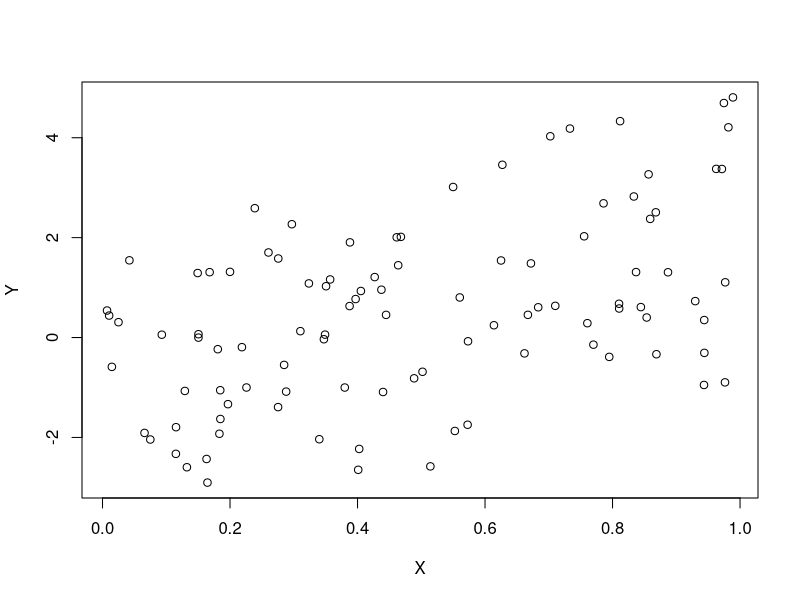
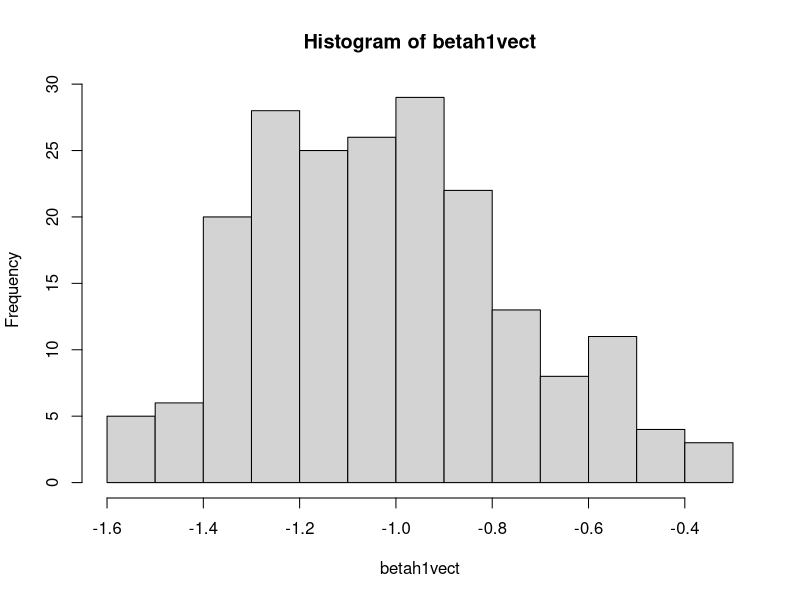
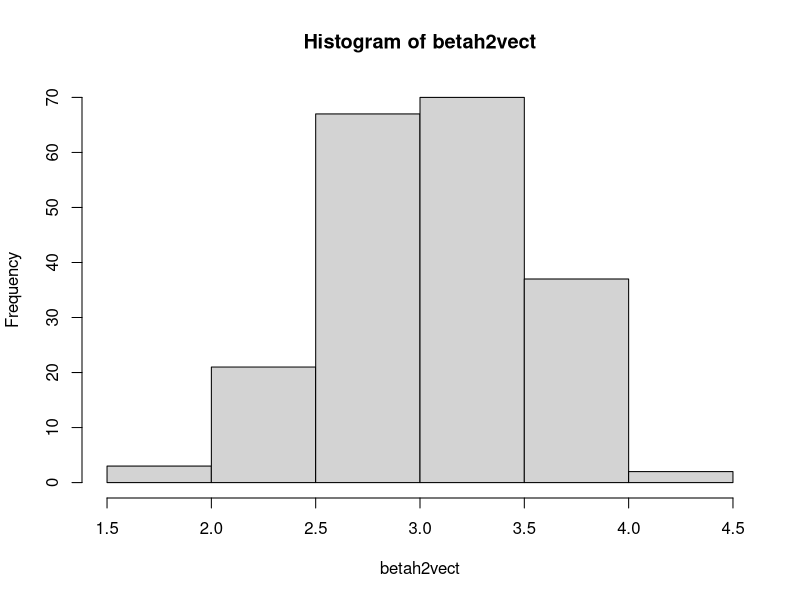
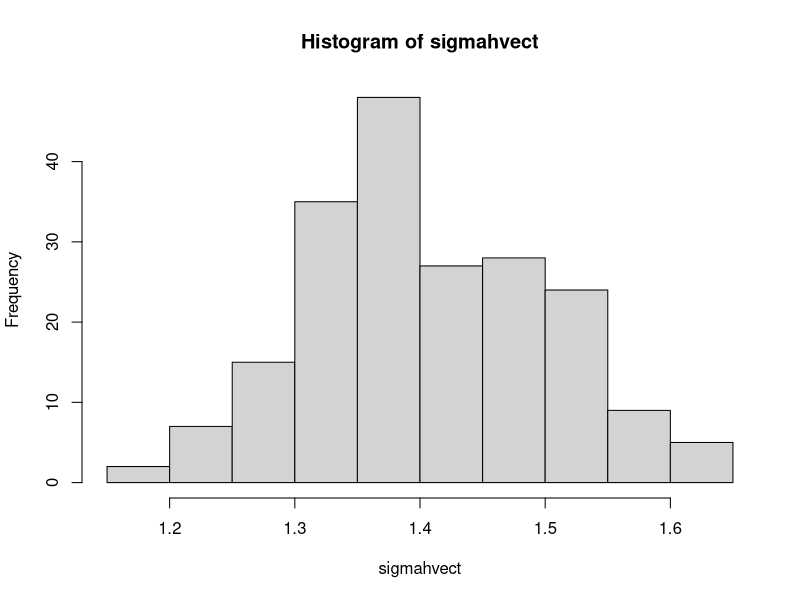
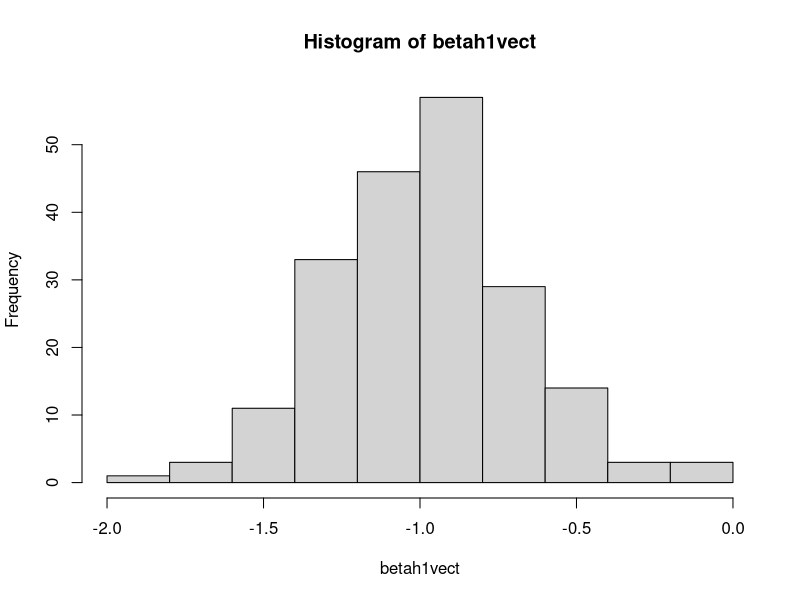
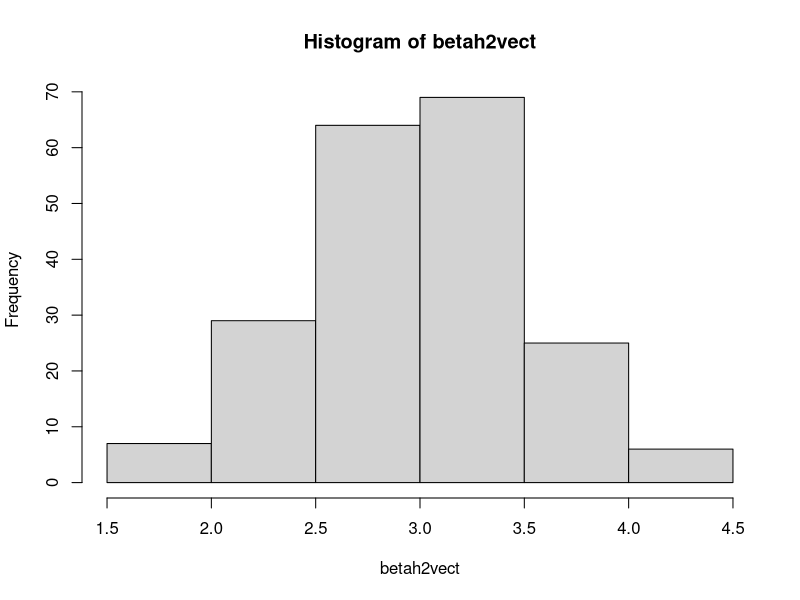
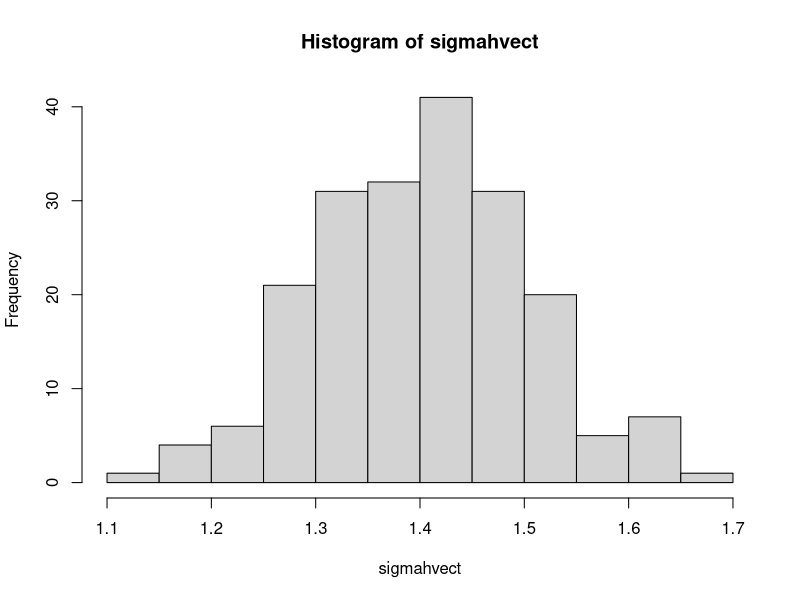

Recreate these plots in R, in order.
# Q1
set.seed(2)
n <- 100; beta1 <- -1; beta2 <- 3; sigma <-sqrt(2);
X <- runif(n,min=0,max=1)
Y <- beta1 + beta2*X + rnorm(n,mean=0,sd=sigma)

# Avant tout, on trace les données!
plot(X,Y)

# Q2 / Q3
reg <- lm(Y~X)
summary(reg)

# Q4
Nrep <- 200

betah1vect<-rep(NA,Nrep)
betah2vect<-rep(NA,Nrep)
sigmahvect<-rep(NA,Nrep)

for (i in 1:Nrep) {
  set.seed(i)
  X<-runif(n,min=0,max=1)
  Y<-beta2*X+beta1+rnorm(n,mean=0,sd=sigma)
  reg<-lm(Y~X)
  betah1vect[i]<-coefficients(reg)[["(Intercept)"]]
  betah2vect[i]<-coefficients(reg)[["X"]]
  sigmahvect[i]<-summary(reg)[["sigma"]]
}

## Using replicate
#library(dplyr)
#lms.out <- replicate(Nrep, lm(beta2*X+beta1+rnorm(n,mean=0,sd=sigma) ~ runif(n,min=0,max=1)))
#coeffs <- lapply(lms.out,coefficients)

# 4a)
summary(betah1vect)
var(betah1vect)

# 4b)
# On remarque le caractère aléatoire de l'estimateur, et aussi que sa variance
# n'est pas négligeable...
hist(betah1vect)

# 4c)
summary(betah2vect)
var(betah2vect)
hist(betah2vect)

summary(sigmahvect)
var(sigmahvect)
hist(sigmahvect)


# Remarque a propos de la Q4: ce n'est pas fait ici, mais
# c'est une bonne idée de comparer avec ce qui est attendu
# cf. la Proposition 6 du cours... On s'attend dans les conditions
# de la Proposition 6 a ce que la loi des estimateurs (beta) soit
# normale avec des paramètres connus.
# 
# Il serait bien de comparer en superposant la densité de la loi;
# encore mieux comparer la FDR empirique versus théorique..
#
# On a toutefois un problème ici: la simulation effectuée en Q4
# ne correspond pas au modèle du cours... ici on regenère les x_i
# a chaque fois (ie, les x sont random), alors que la Propsition 6
# suppose x deterministe, et fixé une bonne fois pour toute. La loi
# des estimateurs dans le cas de x aléatoire est un peu plus compliquée...
# On peut toutefois comparer à la loi Normale dont les paramètres
# sont les vrais beta, et prendre pour variance la variance empirique
# des beta (qui estime donc la "vraie" variance des estimateurs, dont
# l'expression est compliquée et hors programme).
#
# idem pour sigma en utilisant la loi du chi^2.
#
# La Q suivante est donc bien plus pertinente pour comprendre
# la Proposition 6 du cours, puisqu'elle simule exactement le modèle
# du cours (X fixé, Y aléatoire).

# Q5
# On remarquera ici l'importance de la question:
# Dans le cours, on suppose que les x_i sont déterministes, ce qui ne correspond
# pas au cadre étudié dans les questions précédentes du TP...
#
# La Q5 est alors le vrai cadre étudié en cours.
# On notera qu'il y a peu de différence, si ce n'est pour les variances observées
# (c'est normal, il y a moins d'aléa!)
X<-runif(n,min=0,max=1)
for (i in 1:Nrep) {
  set.seed(i)
  Y<-beta2*X+beta1+rnorm(n,mean=0,sd=sigma)
  reg<-lm(Y~X)
  betah1vect[i]<-coefficients(reg)[["(Intercept)"]]
  betah2vect[i]<-coefficients(reg)[["X"]]
  sigmahvect[i]<-summary(reg)[["sigma"]]
}

summary(betah1vect)
var(betah1vect)
hist(betah1vect)

summary(betah2vect)
var(betah2vect)
hist(betah2vect)

summary(sigmahvect)
var(sigmahvect)
hist(sigmahvect)
